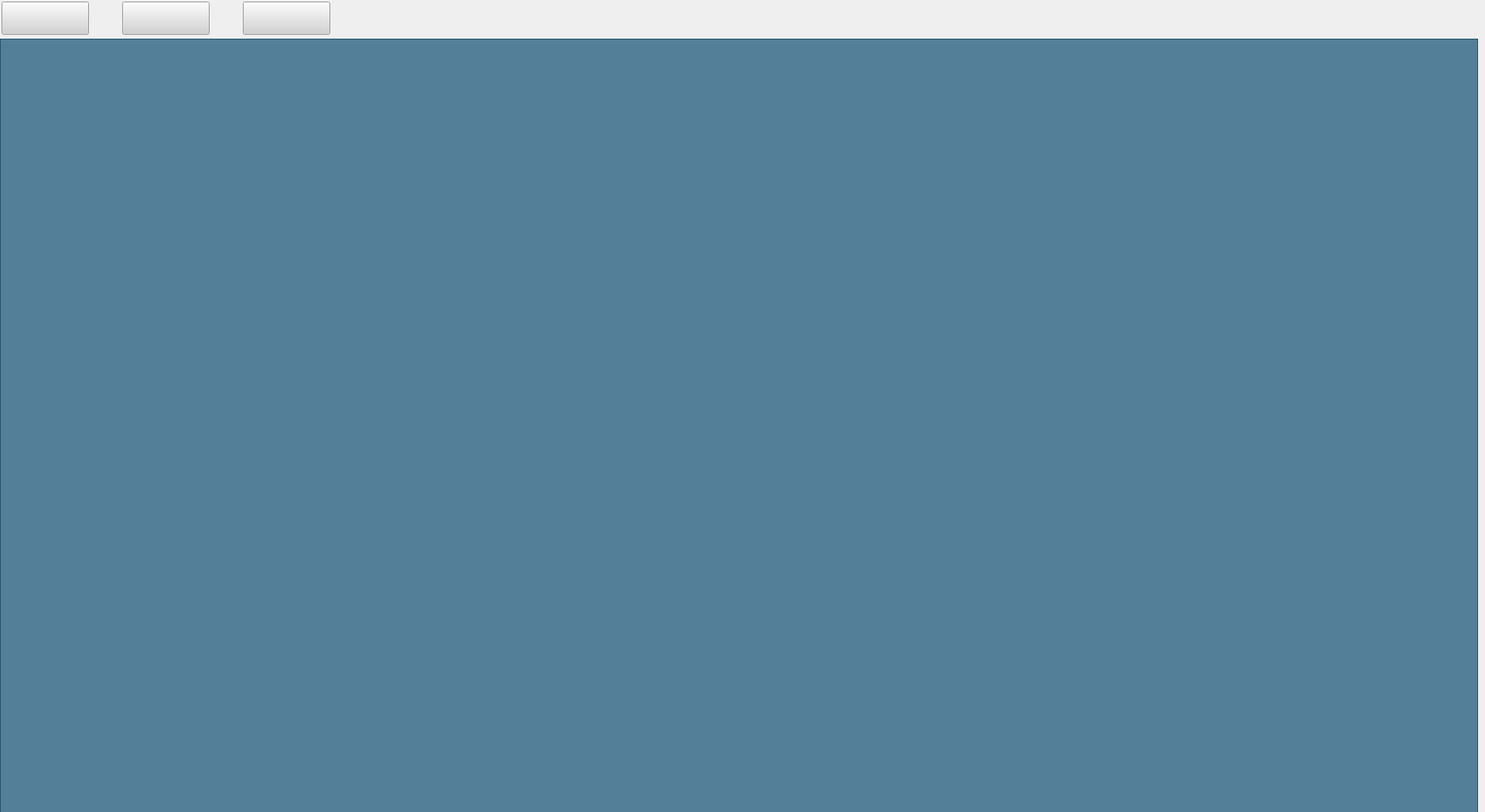
<?xml version="1.0" encoding="UTF-8"?>
<ui version="4.0">
 <class>jsj_MultiPlandlg</class>
 <widget class="QMainWindow" name="jsj_MultiPlandlg">
  <property name="geometry">
   <rect>
    <x>0</x>
    <y>0</y>
    <width>1920</width>
    <height>1050</height>
   </rect>
  </property>
  <property name="minimumSize">
   <size>
    <width>1920</width>
    <height>1050</height>
   </size>
  </property>
  <property name="windowTitle">
   <string>MainWindow</string>
  </property>
  <property name="styleSheet">
   <string notr="true">QTimeEdit{
		background-color: rgb(255, 255, 255);
	padding-left: 8px;
	border-top:2px inset rgb(180, 180, 180);
	border-left:2px inset rgb(180, 180, 180);
	border-bottom:2px inset rgb(240, 240, 240);
	border-right:2px inset rgb(240, 240, 240);
	color: rgb(0, 0, 0);
	font: 14pt &quot;黑体&quot;;
}
QPushButton{
	background-color: rgb(210, 210, 210);
	font: 14pt &quot;黑体&quot;;
}
QLineEdit{
		background-color: rgb(255, 255, 255);
	padding-left: 8px;
	border-top:2px inset rgb(180, 180, 180);
	border-left:2px inset rgb(180, 180, 180);
	border-bottom:2px inset rgb(240, 240, 240);
	border-right:2px inset rgb(240, 240, 240);
	font: 13pt &quot;黑体&quot;;
}
QComboBox{
	background-color: rgb(255, 255, 255);
	padding-left: 8px;
	border-top:2px inset rgb(180, 180, 180);
	border-left:2px inset rgb(180, 180, 180);
	border-bottom:2px inset rgb(240, 240, 240);
	border-right:2px inset rgb(240, 240, 240);
	font: 13pt &quot;黑体&quot;;
}
QDateEdit{
	background-color: rgb(255, 255, 255);
	padding-left: 8px;
	border-top:2px inset rgb(180, 180, 180);
	border-left:2px inset rgb(180, 180, 180);
	border-bottom:2px inset rgb(240, 240, 240);
	border-right:2px inset rgb(240, 240, 240);
	font: 13pt &quot;黑体&quot;;
}
QComboBox:!enabled{
	background-color: rgb(240, 240, 240);
	padding-left: 8px;
	border-top:2px inset rgb(180, 180, 180);
	border-left:2px inset rgb(180, 180, 180);
	border-bottom:2px inset rgb(240, 240, 240);
	border-right:2px inset rgb(240, 240, 240);
	font: 10pt &quot;黑体&quot;;
}
QWidget#jsj_jhxfdlg{
	background-color: rgb(240, 240, 240);
	font: 10pt &quot;黑体&quot;;
}
QLabel{
	font: 13pt &quot;黑体&quot;;
}</string>
  </property>
  <widget class="QWidget" name="centralwidget">
   <widget class="QTableView" name="tableView">
    <property name="geometry">
     <rect>
      <x>0</x>
      <y>50</y>
      <width>1911</width>
      <height>1001</height>
     </rect>
    </property>
    <property name="styleSheet">
     <string notr="true">QTableView#tableView{
	background-color: rgba(18, 81, 116, 180);
font: 14pt &quot;黑体&quot;;
color: rgb(255, 255, 255);
}</string>
    </property>
   </widget>
   <widget class="QPushButton" name="AddButton_2">
    <property name="geometry">
     <rect>
      <x>158</x>
      <y>2</y>
      <width>113</width>
      <height>43</height>
     </rect>
    </property>
    <property name="minimumSize">
     <size>
      <width>113</width>
      <height>43</height>
     </size>
    </property>
    <property name="maximumSize">
     <size>
      <width>113</width>
      <height>43</height>
     </size>
    </property>
    <property name="styleSheet">
     <string notr="true">border-image: url(:/new/jsj/rc/多站阶段计划/导入计划.png);</string>
    </property>
    <property name="text">
     <string/>
    </property>
   </widget>
   <widget class="QPushButton" name="AddButton_3">
    <property name="geometry">
     <rect>
      <x>314</x>
      <y>2</y>
      <width>113</width>
      <height>43</height>
     </rect>
    </property>
    <property name="minimumSize">
     <size>
      <width>113</width>
      <height>43</height>
     </size>
    </property>
    <property name="maximumSize">
     <size>
      <width>113</width>
      <height>43</height>
     </size>
    </property>
    <property name="styleSheet">
     <string notr="true">border-image: url(:/new/jsj/rc/多站阶段计划/返回.png);</string>
    </property>
    <property name="text">
     <string/>
    </property>
   </widget>
   <widget class="QPushButton" name="AddButton">
    <property name="geometry">
     <rect>
      <x>2</x>
      <y>2</y>
      <width>113</width>
      <height>43</height>
     </rect>
    </property>
    <property name="minimumSize">
     <size>
      <width>113</width>
      <height>43</height>
     </size>
    </property>
    <property name="maximumSize">
     <size>
      <width>113</width>
      <height>43</height>
     </size>
    </property>
    <property name="styleSheet">
     <string notr="true">border-image: url(:/new/jsj/rc/多站阶段计划/添加计划.png);</string>
    </property>
    <property name="text">
     <string/>
    </property>
   </widget>
  </widget>
 </widget>
 <resources/>
 <connections/>
</ui>
